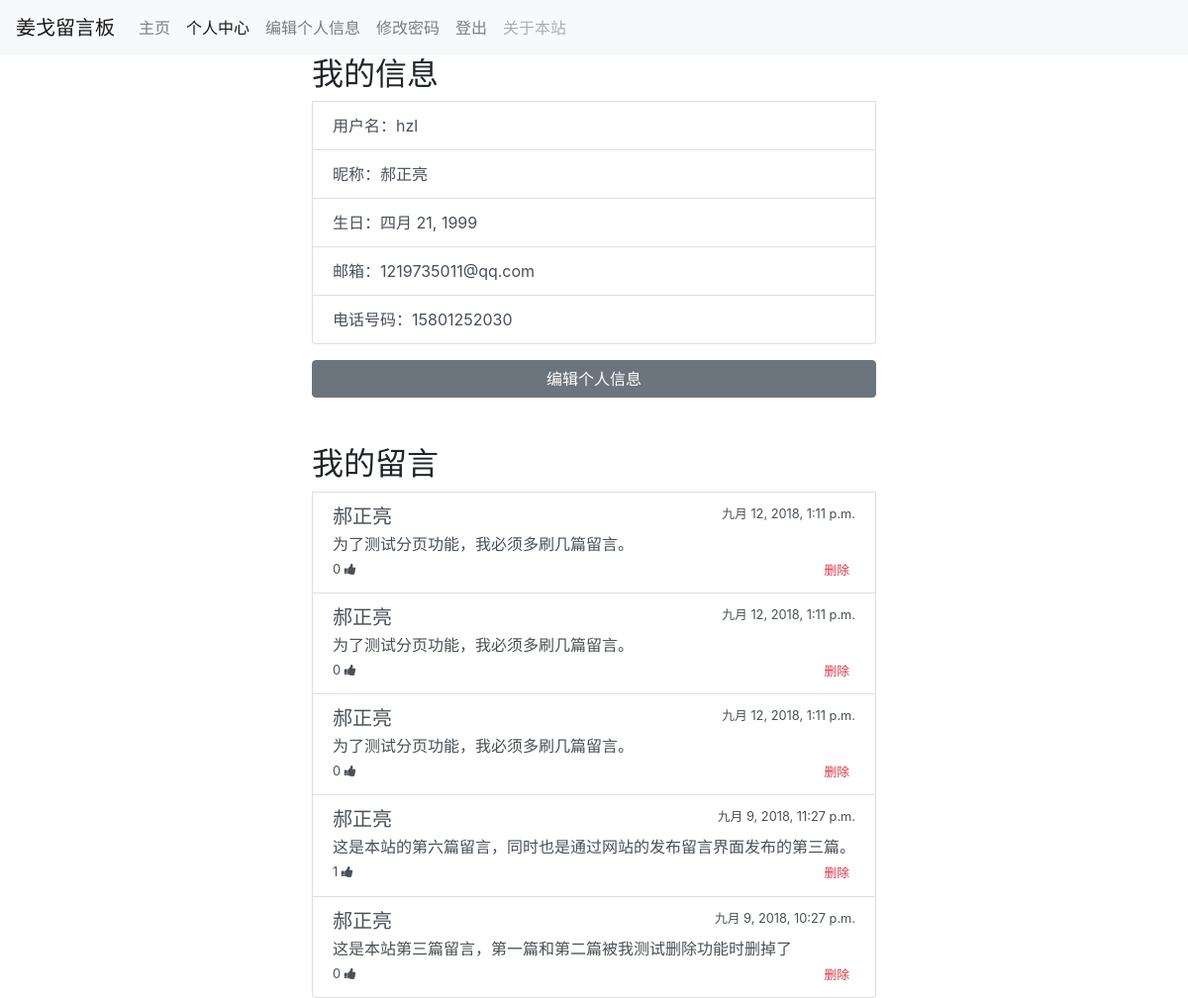
Page /user_center/ (signed in) on the committed database.
### myauth/models.py (models this page shows, shortened)
class normal_user_form(models.Model):
    user = models.OneToOneField(User, on_delete=models.CASCADE)
    nickname = models.CharField(blank=False, max_length=50)
    birthday = models.DateField(blank=True, null=True)
    phonenumber = models.CharField(blank=False, max_length=12)
    class Meta:
        verbose_name_plural = "normal_user_form"

class Mesage (models.Model):
    content = models.TextField(max_length=150)
    author = models.ForeignKey(User, on_delete=models.DO_NOTHING)
    created_time = models.DateTimeField(auto_now_add=True)
    approval = models.IntegerField()
    class Meta:
        ordering = ['-created_time']

### myauth/views.py (the view)
# urls.py: path('user_center/', views.user_center, name='user_center'),
@login_required(login_url='myauth:log_in')
def user_center(request):
    content = {'user': request.user, 'mesages': Mesage.objects.all()}
    return render(request, 'myauth/user_center.html', content)

### myauth/templates/myauth/user_center.html (shortened to what this page needs)
<!DOCTYPE html>
<html lang="zh-hans">
<head>
    <link rel="stylesheet" href="https://maxcdn.bootstrapcdn.com/font-awesome/4.5.0/css/font-awesome.min.css">
    <link href="https://cdn.bootcss.com/bootstrap/4.1.1/css/bootstrap.css" rel="stylesheet">
</head>
<body>
    <nav class="navbar navbar-expand-lg navbar-light bg-light">
      <a class="navbar-brand" href="{% url 'myauth:home' %}">姜戈留言板</a>
      <div class="collapse navbar-collapse" id="navbarNav">
        <ul class="navbar-nav">
          <li class="nav-item">
            <a class="nav-link" href="{% url 'myauth:home' %}">主页<span class="sr-only">(current)</span></a>
          </li>
          <li class="nav-item active">
            <a class="nav-link" href="{% url 'myauth:user_center' %}">个人中心</a>
          </li>
          <li class="nav-item">
            <a class="nav-link" href="{% url 'myauth:user_edit' %}">编辑个人信息</a>
          </li>
          <li class="nav-item">
            <a class="nav-link" href="{% url 'myauth:password_edit' %}">修改密码</a>
          </li>
          <li class="nav-item">
            <a class="nav-link" href="{% url 'myauth:log_out' %}">登出</a>
          </li>
            <li class="nav-item">
            <a class="nav-link disabled" href="{% url 'myauth:intro' %}">关于本站</a>
          </li>
        </ul>
      </div>
    </nav>
    <div style="max-width: 600px" class="container">
        <div class="list-group">
        <h2>我的信息</h2>
          <button type="button" class="list-group-item list-group-item-action">用户名：{{ user.username }}</button>
          <button type="button" class="list-group-item list-group-item-action">昵称：{{ user.normal_user_form.nickname }}</button>
          <button type="button" class="list-group-item list-group-item-action">生日：{{ user.normal_user_form.birthday }}</button>
          <button type="button" class="list-group-item list-group-item-action">邮箱：{{ user.email }}</button>
          <button type="button" class="list-group-item list-group-item-action">电话号码：{{ user.normal_user_form.phonenumber }}</button>
        </div>
        <a class="mt-3 btn btn-secondary btn-block" href="{% url 'myauth:user_edit' %}">编辑个人信息</a>
        <div class="mt-5 list-group">
            <h2>我的留言</h2>
            {% for item in mesages %}
                {% if item.author.username == user.username %}
                    <a href="#" class="list-group-item list-group-item-action flex-column align-items-start">
                        <div class="d-flex w-100 justify-content-between">
                        <h5 class="mb-1">{{ item.author.normal_user_form.nickname }}</h5>
                        <small>{{ item.created_time }}</small>
                        </div>
                        <p class="mb-1">{{item.content}}</p>
                        <div class="d-flex w-100 justify-content-between">
                            <small>{{ item.approval }} <i class="fa fa-thumbs-up"></i></small>
                            <small>
                                <form class="" action="{% url 'myauth:delete' item.id %}" method="post">
                                <button type="submit" style="border: none;background: none;" class="text-danger" name="button">删除</button>
                            </form>
                            </small>
                        </div>
                    </a>
                {% endif %}
            {% endfor %}
        </div>
</body>
</html>

### rows in the picture
Mesage: author.normal_user_form.nickname "郝正亮", created_time "九月 12, 2018, 1:11 p.m.", content "为了测试分页功能，我必须多刷几篇留言。", approval "0"
Mesage: author.normal_user_form.nickname "郝正亮", created_time "九月 12, 2018, 1:11 p.m.", content "为了测试分页功能，我必须多刷几篇留言。", approval "0"
Mesage: author.normal_user_form.nickname "郝正亮", created_time "九月 12, 2018, 1:11 p.m.", content "为了测试分页功能，我必须多刷几篇留言。", approval "0"
Mesage: author.normal_user_form.nickname "郝正亮", created_time "九月 9, 2018, 11:27 p.m.", content "这是本站的第六篇留言，同时也是通过网站的发布留言界面发布的第三篇。", approval "1"
Mesage: author.normal_user_form.nickname "郝正亮", created_time "九月 9, 2018, 10:27 p.m.", content "这是本站第三篇留言，第一篇和第二篇被我测试删除功能时删掉了", approval "0"

### other values in the picture
{{ user.username }} "hzl"
{{ user.normal_user_form.nickname }} "郝正亮"
{{ user.normal_user_form.birthday }} "四月 21, 1999"
{{ user.email }} "1219735011@qq.com"
{{ user.normal_user_form.phonenumber }} "15801252030"
